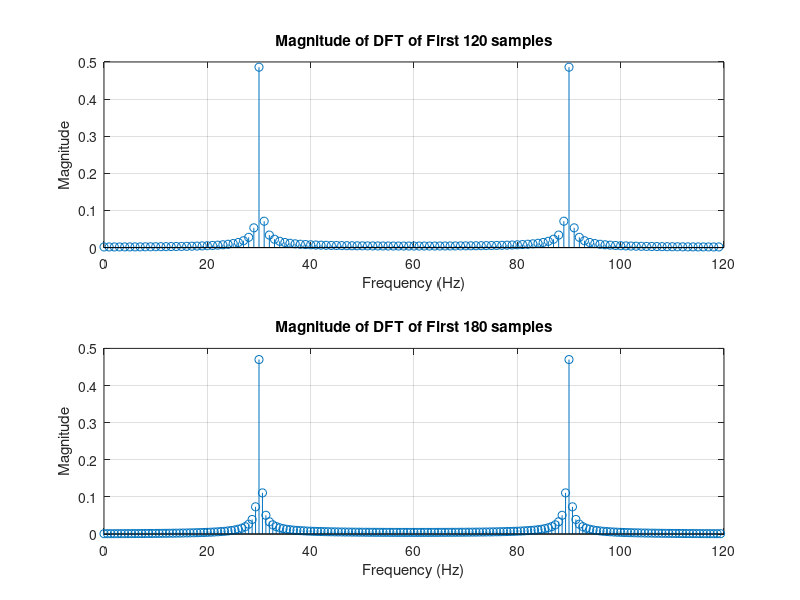

This chart was generated by the following MATLAB code:
duration = 2;             
sampling_rate = 120;       
frequency = 30;            
N = duration * sampling_rate;  

t = linspace(0, duration, N);
signal = sin(2 * pi * frequency * t);

N1 = 120;
N2 = 180;

dft_sig_120 = abs(fft(signal(1:N1)))/N1;
dft_sig_180 = abs(fft(signal(1:N2)))/N2;

freq_120 = (0:N1-1)*(sampling_rate/N1);
freq_180 = (0:N2-1)*(sampling_rate/N2);

subplot(2,1,1);
stem(freq_120, dft_sig_120, 'Marker', 'o', 'DisplayName', 'DFT (N=120)');
title('Magnitude of DFT of First 120 samples');
xlabel('Frequency (Hz)');
ylabel('Magnitude');
grid on

subplot(2,1,2);
stem(freq_180, dft_sig_180, 'Marker', 'o', 'DisplayName', 'DFT (N=180)');
title('Magnitude of DFT of First 180 samples');
xlabel('Frequency (Hz)');
ylabel('Magnitude');
grid on
